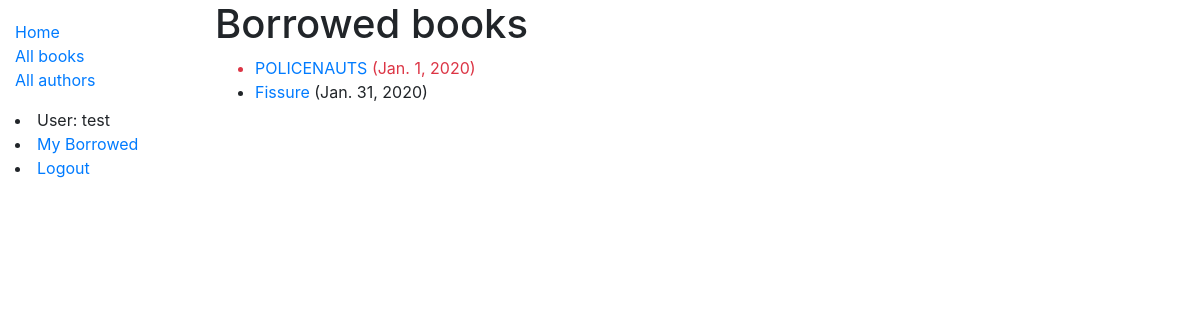
/catalog/mybooks/ (signed in), run on the app's committed database.
### catalog/models.py (models this page shows, shortened)
class BookInstance(models.Model):
    id = models.UUIDField(primary_key=True, default=uuid.uuid4, help_text='Unique ID from this particular book instance')
    book = models.ForeignKey(Book, on_delete=models.SET_NULL, null=True)
    imprint = models.CharField(max_length=200)
    due_back = models.DateField(null=True, blank=True)
    borrower = models.ForeignKey(User, on_delete=models.SET_NULL, null=True, blank=True)
    LOAN_STATUS = (
        ('m', 'Maintenance'),
        ('o', 'On loan'),
        ('a', 'Available'),
        ('r', 'Reserved')
    )
    status = models.CharField(
        max_length=1,
        choices=LOAN_STATUS,
        blank=True,
        default='m',
        help_text='Book availability',
    )
    class Meta:
        ordering = [ 'due_back' ]
        permissions = (("can_mark_returned", "Set book as returned"),)
    @property
    def is_overdue(self):
        if self.due_back and date.today() > self.due_back:
            return True
        return False

class Book(models.Model):
    title = models.CharField(max_length=200)
    author = models.ForeignKey(Author, on_delete=models.SET_NULL, null=True)
    summary = models.TextField(max_length=1000, help_text='Enter a brief description of the book')
    isbn = models.CharField('ISBN', max_length=13, help_text='13 Character <a href="https://www.isbn-international.org/content/what-isbn">ISBN number</a>')
    genre = models.ManyToManyField(Genre, help_text='Select a genre for this book')
    language = models.ForeignKey(Language, on_delete=models.SET_NULL, null=True)
    class Meta:
        ordering = [ 'title' ]

### catalog/views.py (the view)
# urls.py: path('mybooks/', views.LoanedBookByUserListView.as_view(), name='my-borrowed'),
class LoanedBookByUserListView(LoginRequiredMixin, generic.ListView):
    model = BookInstance
    template_name = 'catalog/bookinstance_list_borrowed_user.html'
    paginate_by = 10
    def get_queryset(self):
        return BookInstance.objects.filter(borrower=self.request.user) \
            .filter(status__exact='o') \
            .order_by('due_back')

### catalog/templates/catalog/bookinstance_list_borrowed_user.html
{% extends "base_generic.html" %}
{% block content %}
    <h1>Borrowed books</h1>
    {% if bookinstance_list %}
    <ul>
      {% for bookinst in bookinstance_list %}
      <li class="{% if bookinst.is_overdue %}text-danger{% endif %}">
        <a href="{% url 'book-detail' bookinst.book.pk %}">{{bookinst.book.title}}</a> ({{ bookinst.due_back }})
      </li>
      {% endfor %}
    </ul>
    {% else %}
      <p>There are no books borrowed.</p>
    {% endif %}
{% endblock %}

### catalog/templates/base_generic.html (shortened to what this page needs)
<!DOCTYPE html>
<html lang="en">
<head>
  <link rel="stylesheet" href="https://stackpath.bootstrapcdn.com/bootstrap/4.1.3/css/bootstrap.min.css">
  {% load static %}
  <link rel="stylesheet" href="{% static 'css/styles.css' %}">
</head>
<body>
  <div class="container-fluid">
    <div class="row">
      <div class="col-sm-2">
      {% block sidebar %}
        <ul class="sidebar-nav">
          <li><a href="{% url 'index' %}">Home</a></li>
          <li><a href="{% url 'books' %}">All books</a></li>
          <li><a href="{% url 'authors' %}">All authors</a></li>
        </ul>
        {% if user.is_authenticated %}
          <li>User: {{ user.get_username }}</li>
          <li><a href="{% url 'my-borrowed' %}">My Borrowed</a></li>
          <li><a href="{% url 'logout'%}?next={{request.path}}">Logout</a></li>
        {% else %}
          <li><a href="{% url 'login'%}?next={{request.path}}">Login</a></li>
        {% endif %}
     {% endblock %}
      </div>
      <div class="col-sm-10 ">
        {% block content %}{% endblock %}
      </div>
    </div>
  </div>
</body>
</html>

### catalog/static/styles.css (style rules this page uses)
.sidebar-nav { margin-top: 20px; padding: 0; list-style: none; }

### data on the page
BookInstance: book "POLICENAUTS", due_back "Jan. 1, 2020"
BookInstance: book "Fissure", due_back "Jan. 31, 2020"

### other printed values
{{ user.get_username }} "test"
